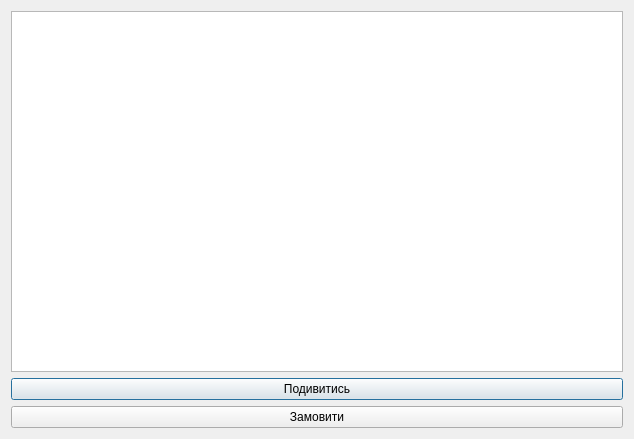
<?xml version="1.0" encoding="UTF-8"?>
<ui version="4.0">
 <class>LargeSearchModel</class>
 <widget class="QDialog" name="LargeSearchModel">
  <property name="geometry">
   <rect>
    <x>0</x>
    <y>0</y>
    <width>634</width>
    <height>439</height>
   </rect>
  </property>
  <property name="windowTitle">
   <string>Dialog</string>
  </property>
  <layout class="QVBoxLayout" name="verticalLayout">
   <item>
    <widget class="QTableView" name="large_vw"/>
   </item>
   <item>
    <widget class="QPushButton" name="check_pb">
     <property name="text">
      <string>Подивитись</string>
     </property>
    </widget>
   </item>
   <item>
    <widget class="QPushButton" name="zamovl_pb">
     <property name="text">
      <string>Замовити</string>
     </property>
    </widget>
   </item>
  </layout>
 </widget>
 <resources/>
 <connections/>
</ui>
